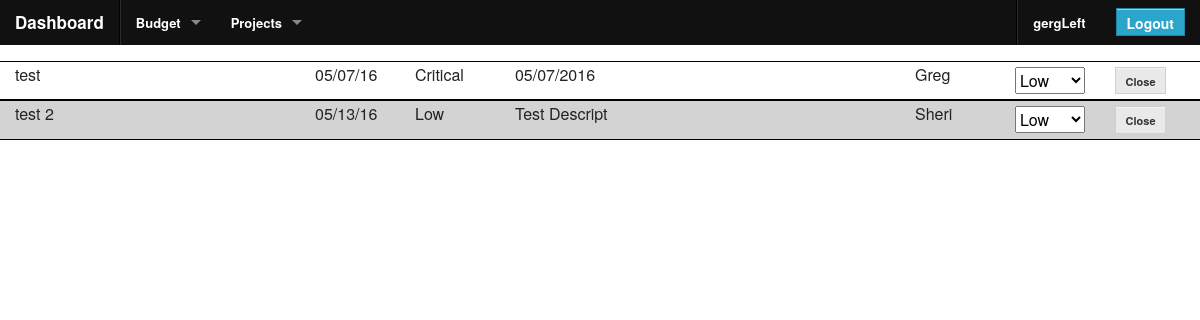
Page /site-sections/projects/index.php (signed in) on the committed database.
### tables this page shows
CREATE TABLE `authorized_users` (
  `user_id` int(11) NOT NULL AUTO_INCREMENT,
  `username` varchar(45) DEFAULT NULL,
  `password` varchar(255) DEFAULT NULL,
  `last_login` datetime DEFAULT NULL,
  `create_date` datetime DEFAULT NULL,
  PRIMARY KEY (`user_id`),
  UNIQUE KEY `username_UNIQUE` (`username`)
);

CREATE TABLE `projects` (
  `id` int(10) unsigned NOT NULL AUTO_INCREMENT,
  `name` varchar(50) NOT NULL,
  `dueDate` datetime NOT NULL DEFAULT CURRENT_TIMESTAMP,
  `priority` varchar(10) NOT NULL DEFAULT ' medium',
  `owner` varchar(50) DEFAULT NULL,
  `description` varchar(500) DEFAULT NULL,
  PRIMARY KEY (`id`)
);

### includes/functions_helperFunctions.php (called while the page is built, shortened)
<?php
function isExternalPage($page) {
	switch($page) {
		default:
			return false;
			break;
	}
}
?>

### functions.php (called while the page is built, shortened)
<?php
include 'includes/db_sql.phpclass.inc';
include 'includes/functions_helperFunctions.php';
include 'includes/membership_info.phpclass.inc';
include 'includes/project.phpclass.inc';
$loginProtectedPage = !isExternalPage($page_tag);
$currentUserInfo = new membership_info();
if (isset($_SESSION["user_id"])) {
  $currentUserInfo->setUserInfo($_SESSION["user_id"]);
}
$currentUser = $currentUserInfo->username;
?>

### includes/membership_info.phpclass.inc (called while the page is built, shortened)
<?php
class membership_info {
  public function setUserInfo($userId) {
    $db = new db_sql();
    $query =
      "SELECT
        *
      FROM
        authorized_users
      WHERE ";
    $query .= sprintf("user_id = '%s' ", $userId);
    $db->query($query);
    if ($db->next_record()) {
      $this->user_id = $db->f("user_id");
      if (isset($this->user_id)) {
        $this->username = $db->f("username");
      }
    }
  }
}
?>

### includes/db_sql.phpclass.inc (called while the page is built, shortened)
<?php
class db_sql {
	private $host;
	private $database;
	private $user;
	private $password;
	public $Record = array();
	private $Link_ID    = 0;
	private $Query_ID   = 0;
	public function __construct($database="") {
		switch ($database)
		{
			default:
			case 'center':
				$this->host = "localhost";
				$this->database = 'center_org';
				$this->user = 'center';
				$this->password = 'G&6j37dZQB4h$93x';
				break;
		}
	}
	function connect($database = "", $host = "", $user = "", $password = "") {
		if ($database == "")
			$database = $this->database;
		if ($host == "")
			$host = $this->host;
		if ($user == "")
			$user = $this->user;
		if ($password == "")
			$password = $this->password;
		if ($this->Link_ID == 0) {
			$this->Link_ID = mysql_connect($host, $user, $password, true, 2);
		}
		return $this->Link_ID;
	}
	public function query($Query_String) {
		$this->Query_ID = @mysql_query($Query_String,$this->Link_ID);
		return $this->Query_ID;
	}
	public function next_record() {
		$this->Record = @mysql_fetch_array($this->Query_ID);
		$stat = is_array($this->Record);
		return $stat;
	}
	function f($Name) {
		return stripslashes($this->Record[$Name]);
	}
}
?>

### includes/project.phpclass.inc (called while the page is built, shortened)
<?php
class project {
  public static function get_projects() {
    $db = new db_sql();
    $query = "SELECT * FROM projects";
    $query .= " ORDER BY name ASC";
    $db->query($query);
    $projects = array();
    while ($db->next_record()) {
      $project = new project();
      $project->id = $db->f("id");
      $project->name = $db->f("name");
      $project->dueDate = $db->f("dueDate");
      $project->description = $db->f("description");
      $project->priority = $db->f("priority");
      $project->owner = $db->f("owner");
      $projects[$project->id] = $project;
    }
    return $projects;
  }
}
?>

### site-sections/projects/index.php (the view, shortened to what this page needs)
<?php
  $page_tag = 'projects';
  include 'functions.php';
?>
<?php include 'components/global/header.php'; ?>
<?php $all_projects = project::get_projects(); ?>
<?php
  $alt = false;
  foreach ($all_projects as $project) :
?>
<div class="row project-record <?php if ($alt) echo "alt"; $alt = !$alt; ?>">
  <div class="columns small-3">
    <?php echo $project->name; ?>
  </div>
  <div class="columns small-1">
    <?php echo date("m/d/y", strtotime($project->dueDate)); ?>
  </div>
  <div class="columns small-1">
    <?php echo ucwords($project->priority); ?>
  </div>
  <div class="columns small-4">
    <?php echo ucwords($project->description); ?>
  </div>
  <div class="columns small-1">
    <?php echo $project->owner; ?>
  </div>
  <div class="columns small-1">
    <select id='ddlPriority' name='ddlPriority' class="small">
      <option value="<?php echo project::PRIORITY_LOW ?>" ><?php echo ucwords(project::PRIORITY_LOW) ?></option>
    </select>
  </div>
  <div class="columns small-1">
    <a class="secondary tiny button">Close</a>
  </div>
</div>
<?php endforeach; ?>
<?php include "components/global/footer.php"; ?>

### components/global/header_menu.php (shortened to what this page needs)
<?php if ($loginProtectedPage) : ?>
<form method="POST">
	<div>
		<LoggedInTemplate>
	    <nav class="top-bar">
	      <ul class="title-area">
	        <li class="name">
	          <h1><a href="/dashboard.php">Dashboard</a></h1>
	        </li>
	      </ul>
	      <section class="top-bar-section">
            <?php
              $sections[] = array (
                "title" => "Budget",
                "actions" => array(
                  array(
                    "title" => "Budget Dashboard",
                    "url" => "/site-sections/budget/index.php"
                  ),
                  array(
                    "title" => "View Ledger",
                    "url" => "/site-sections/budget/view_ledger.php"
                  ),
                  array(
                    "title" => "Create Expense Category",
                    "url" => "/site-sections/budget/create_expense_category.php"
                  ),
                  array(
                    "title" => "Create Income Category",
                    "url" => "/site-sections/budget/create_income_category.php"
                  ),
                  array(
                    "title" => "Create Ledger Item",
                    "url" => "/site-sections/budget/create_ledger_item.php"
                  ),
                  array(
                    "title" => "Import Ledger Items",
                    "url" => "/site-sections/budget/import_ledger_items.php"
                  )
                )
              );
              $sections[] = array (
                "title" => "Projects",
                "actions" => array(
                  array(
                    "title" => "Project Dashboard",
                    "url" => "/site-sections/projects/index.php"
                  ),
                  array(
                    "title" => "Create Project",
                    "url" => "/site-sections/projects/create_project.php"
                  ),
                )
              );
            ?>
	        <ul class="middle">
	          <li class="divider"></li>
              <?php foreach ($sections as $s) : ?>
              <li class="has-dropdown"><a href="#"><?php echo $s["title"]; ?></a>
              </li>
              <?php endforeach; ?>
            </ul>
	        <ul class="right">
	          <li class="divider"></li>
	          <li>
                <a href="profile.php"><?php echo $currentUser; ?></a>
	          </li>
              <li class="has-form">
                <input type="submit" class="button" value="Logout" id="btnLogout" name="btnLogout" />
              </li>
            </ul>
          </section>
        </nav>
	  </LoggedInTemplate>
	</div>
</form>
<?php endif; ?>

### stylesheets/layout.css (style rules this page uses)
.row.project-record { border-top: 1px solid black; border-bottom: 1px solid black; padding: 5px 0px; }
.row.project-record select, .row.project-record .button { margin-bottom: 0px; }
.alt { background-color: lightgray; }

### stylesheets/grid-5.css (style rules this page uses)
.row:before, .row:after { content: " "; display: table; }
.row:after { clear: both; }
.column, .columns { padding-left: 0.9375em; padding-right: 0.9375em; width: 100%; float: left; position: relative; }
@media only screen { .small-1 { width: 8.33333%; } }
@media only screen { .small-3 { width: 25%; } }
@media only screen { .small-4 { width: 33.33333%; } }

### rows in the picture
authorized_users: username "gergLeft"
projects: name "test", dueDate "05/07/16", priority "Critical", description "05/07/2016", owner "Greg"
projects: name "test 2", dueDate "05/13/16", priority "Low", description "Test Descript", owner "Sheri"

### other values in the picture
$s["title"] "Budget"
$s["title"] "Projects"
form field ddlPriority "Low"
